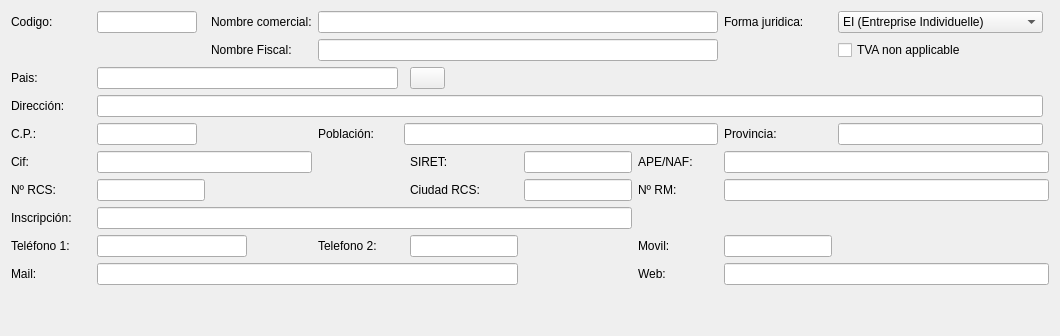
         <widget class="QWidget" name="tabWidgetPage1">
          <attribute name="title">
           <string>Datos Fiscales y de Gestión</string>
          </attribute>
          <layout class="QGridLayout" name="gridLayout_12">
           <item row="2" column="0" colspan="4">
            <layout class="QGridLayout" name="gridLayout_6">
             <item row="9" column="8">
              <widget class="QLabel" name="label_n_rm">
               <property name="text">
                <string>Nº RM:</string>
               </property>
              </widget>
             </item>
             <item row="0" column="1">
              <widget class="QLabel" name="label_74">
               <property name="text">
                <string>Codigo:</string>
               </property>
              </widget>
             </item>
             <item row="8" column="1">
              <widget class="QLabel" name="label_cif_siren">
               <property name="sizePolicy">
                <sizepolicy hsizetype="Maximum" vsizetype="Preferred">
                 <horstretch>0</horstretch>
                 <verstretch>0</verstretch>
                </sizepolicy>
               </property>
               <property name="minimumSize">
                <size>
                 <width>66</width>
                 <height>0</height>
                </size>
               </property>
               <property name="text">
                <string>Cif:</string>
               </property>
              </widget>
             </item>
             <item row="8" column="7">
              <widget class="QLineEdit" name="siret"/>
             </item>
             <item row="12" column="8">
              <widget class="QLabel" name="label_21">
               <property name="sizePolicy">
                <sizepolicy hsizetype="Maximum" vsizetype="Preferred">
                 <horstretch>0</horstretch>
                 <verstretch>0</verstretch>
                </sizepolicy>
               </property>
               <property name="minimumSize">
                <size>
                 <width>80</width>
                 <height>0</height>
                </size>
               </property>
               <property name="text">
                <string>Web:</string>
               </property>
              </widget>
             </item>
             <item row="12" column="1">
              <widget class="QLabel" name="label_20">
               <property name="sizePolicy">
                <sizepolicy hsizetype="Maximum" vsizetype="Preferred">
                 <horstretch>0</horstretch>
                 <verstretch>0</verstretch>
                </sizepolicy>
               </property>
               <property name="minimumSize">
                <size>
                 <width>80</width>
                 <height>0</height>
                </size>
               </property>
               <property name="text">
                <string>Mail:</string>
               </property>
              </widget>
             </item>
             <item row="0" column="10">
              <widget class="QComboBox" name="forma_juridica">
               <property name="maximumSize">
                <size>
                 <width>205</width>
                 <height>16777215</height>
                </size>
               </property>
               <property name="sizeAdjustPolicy">
                <enum>QComboBox::SizeAdjustPolicy::AdjustToContents</enum>
               </property>
               <property name="minimumContentsLength">
                <number>150</number>
               </property>
               <item>
                <property name="text">
                 <string>EI (Entreprise Individuelle)</string>
                </property>
               </item>
               <item>
                <property name="text">
                 <string>EIRL</string>
                </property>
               </item>
               <item>
                <property name="text">
                 <string>Micro-entrepreneur</string>
                </property>
               </item>
               <item>
                <property name="text">
                 <string>SARL</string>
                </property>
               </item>
               <item>
                <property name="text">
                 <string>EURL</string>
                </property>
               </item>
               <item>
                <property name="text">
                 <string>SAS</string>
                </property>
               </item>
               <item>
                <property name="text">
                 <string>SASU</string>
                </property>
               </item>
               <item>
                <property name="text">
                 <string>SA</string>
                </property>
               </item>
               <item>
                <property name="text">
                 <string>SCOP / SCIC</string>
                </property>
               </item>
               <item>
                <property name="text">
                 <string>SEM</string>
                </property>
               </item>
               <item>
                <property name="text">
                 <string>RM</string>
                </property>
               </item>
              </widget>
             </item>
             <item row="4" column="4">
              <widget class="QLabel" name="label_50">
               <property name="text">
                <string>Población:</string>
               </property>
              </widget>
             </item>
             <item row="9" column="9" colspan="3">
              <widget class="QLineEdit" name="registro_mercantil"/>
             </item>
             <item row="11" column="4">
              <widget class="QLabel" name="label_18">
               <property name="sizePolicy">
                <sizepolicy hsizetype="Maximum" vsizetype="Preferred">
                 <horstretch>0</horstretch>
                 <verstretch>0</verstretch>
                </sizepolicy>
               </property>
               <property name="minimumSize">
                <size>
                 <width>80</width>
                 <height>0</height>
                </size>
               </property>
               <property name="text">
                <string>Telefono 2:</string>
               </property>
              </widget>
             </item>
             <item row="8" column="9" colspan="3">
              <widget class="QLineEdit" name="ape_naf"/>
             </item>
             <item row="9" column="1">
              <widget class="QLabel" name="label_N_RCS">
               <property name="text">
                <string>Nº RCS:</string>
               </property>
              </widget>
             </item>
             <item row="11" column="8">
              <widget class="QLabel" name="label_19">
               <property name="sizePolicy">
                <sizepolicy hsizetype="Maximum" vsizetype="Preferred">
                 <horstretch>0</horstretch>
                 <verstretch>0</verstretch>
                </sizepolicy>
               </property>
               <property name="minimumSize">
                <size>
                 <width>80</width>
                 <height>0</height>
                </size>
               </property>
               <property name="text">
                <string>Movil:</string>
               </property>
              </widget>
             </item>
             <item row="2" column="1">
              <widget class="QLabel" name="label_16">
               <property name="sizePolicy">
                <sizepolicy hsizetype="Maximum" vsizetype="Preferred">
                 <horstretch>0</horstretch>
                 <verstretch>0</verstretch>
                </sizepolicy>
               </property>
               <property name="text">
                <string>Pais:</string>
               </property>
              </widget>
             </item>
             <item row="11" column="1">
              <widget class="QLabel" name="label_17">
               <property name="sizePolicy">
                <sizepolicy hsizetype="Maximum" vsizetype="Preferred">
                 <horstretch>0</horstretch>
                 <verstretch>0</verstretch>
                </sizepolicy>
               </property>
               <property name="minimumSize">
                <size>
                 <width>80</width>
                 <height>0</height>
                </size>
               </property>
               <property name="text">
                <string>Teléfono 1:</string>
               </property>
              </widget>
             </item>
             <item row="3" column="1">
              <widget class="QLabel" name="label_13">
               <property name="sizePolicy">
                <sizepolicy hsizetype="Maximum" vsizetype="Preferred">
                 <horstretch>0</horstretch>
                 <verstretch>0</verstretch>
                </sizepolicy>
               </property>
               <property name="text">
                <string>Dirección:</string>
               </property>
              </widget>
             </item>
             <item row="8" column="6">
              <widget class="QLabel" name="label_siret">
               <property name="text">
                <string>SIRET:</string>
               </property>
              </widget>
             </item>
             <item row="9" column="7">
              <widget class="QLineEdit" name="ciudad_rcs"/>
             </item>
             <item row="8" column="8">
              <widget class="QLabel" name="label_APE_NAF">
               <property name="text">
                <string>APE/NAF:</string>
               </property>
              </widget>
             </item>
             <item row="11" column="9">
              <widget class="QLineEdit" name="movil">
               <property name="maximumSize">
                <size>
                 <width>150</width>
                 <height>16777215</height>
                </size>
               </property>
              </widget>
             </item>
             <item row="10" column="1">
              <widget class="QLabel" name="label_23">
               <property name="sizePolicy">
                <sizepolicy hsizetype="Maximum" vsizetype="Preferred">
                 <horstretch>0</horstretch>
                 <verstretch>0</verstretch>
                </sizepolicy>
               </property>
               <property name="text">
                <string>Inscripción:</string>
               </property>
              </widget>
             </item>
             <item row="0" column="9">
              <widget class="QLabel" name="label_forma_juridica">
               <property name="text">
                <string>Forma juridica:</string>
               </property>
              </widget>
             </item>
             <item row="13" column="3">
              <spacer name="verticalSpacer_3">
               <property name="orientation">
                <enum>Qt::Orientation::Vertical</enum>
               </property>
               <property name="sizeHint" stdset="0">
                <size>
                 <width>20</width>
                 <height>40</height>
                </size>
               </property>
              </spacer>
             </item>
             <item row="12" column="9" colspan="3">
              <widget class="QLineEdit" name="web"/>
             </item>
             <item row="11" column="6">
              <widget class="QLineEdit" name="telefono2">
               <property name="maximumSize">
                <size>
                 <width>16777215</width>
                 <height>16777215</height>
                </size>
               </property>
               <property name="text">
                <string/>
               </property>
               <property name="clearButtonEnabled">
                <bool>true</bool>
               </property>
              </widget>
             </item>
             <item row="9" column="6">
              <widget class="QLabel" name="label_ciudad_rcs">
               <property name="text">
                <string>Ciudad RCS:</string>
               </property>
              </widget>
             </item>
             <item row="4" column="1">
              <widget class="QLabel" name="label_14">
               <property name="sizePolicy">
                <sizepolicy hsizetype="Maximum" vsizetype="Preferred">
                 <horstretch>0</horstretch>
                 <verstretch>0</verstretch>
                </sizepolicy>
               </property>
               <property name="text">
                <string>C.P.:</string>
               </property>
              </widget>
             </item>
             <item row="4" column="2">
              <widget class="QLineEdit" name="cp">
               <property name="maximumSize">
                <size>
                 <width>100</width>
                 <height>16777215</height>
                </size>
               </property>
               <property name="clearButtonEnabled">
                <bool>true</bool>
               </property>
              </widget>
             </item>
             <item row="8" column="2" colspan="2">
              <widget class="QLineEdit" name="cif_siren">
               <property name="maximumSize">
                <size>
                 <width>16777215</width>
                 <height>16777215</height>
                </size>
               </property>
               <property name="clearButtonEnabled">
                <bool>true</bool>
               </property>
              </widget>
             </item>
             <item row="9" column="2">
              <widget class="QLineEdit" name="rcs"/>
             </item>
             <item row="10" column="2" colspan="6">
              <widget class="QLineEdit" name="inscripcion">
               <property name="clearButtonEnabled">
                <bool>true</bool>
               </property>
              </widget>
             </item>
             <item row="11" column="2" colspan="2">
              <widget class="QLineEdit" name="telefono1">
               <property name="maximumSize">
                <size>
                 <width>150</width>
                 <height>16777215</height>
                </size>
               </property>
               <property name="text">
                <string/>
               </property>
               <property name="clearButtonEnabled">
                <bool>true</bool>
               </property>
              </widget>
             </item>
             <item row="12" column="2" colspan="5">
              <widget class="QLineEdit" name="email"/>
             </item>
             <item row="2" column="6">
              <widget class="QPushButton" name="btnBuscarPais">
               <property name="maximumSize">
                <size>
                 <width>35</width>
                 <height>35</height>
                </size>
               </property>
               <property name="text">
                <string/>
               </property>
               <property name="icon">
                <iconset resource="designer.qrc">
                 <normaloff>:/modules/images/find.png</normaloff>:/modules/images/find.png</iconset>
               </property>
               <property name="iconSize">
                <size>
                 <width>32</width>
                 <height>32</height>
                </size>
               </property>
              </widget>
             </item>
             <item row="2" column="2" colspan="3">
              <widget class="QLineEdit" name="pais"/>
             </item>
             <item row="0" column="2">
              <widget class="QLineEdit" name="codigoempresa">
               <property name="maximumSize">
                <size>
                 <width>100</width>
                 <height>16777215</height>
                </size>
               </property>
               <property name="readOnly">
                <bool>false</bool>
               </property>
               <property name="clearButtonEnabled">
                <bool>true</bool>
               </property>
              </widget>
             </item>
             <item row="0" column="3">
              <widget class="QLabel" name="label_43">
               <property name="text">
                <string>Nombre comercial:</string>
               </property>
              </widget>
             </item>
             <item row="1" column="3">
              <widget class="QLabel" name="label_75">
               <property name="text">
                <string>Nombre Fiscal:</string>
               </property>
              </widget>
             </item>
             <item row="1" column="4" colspan="5">
              <widget class="QLineEdit" name="nombre_fiscal">
               <property name="minimumSize">
                <size>
                 <width>332</width>
                 <height>0</height>
                </size>
               </property>
               <property name="maximumSize">
                <size>
                 <width>16777215</width>
                 <height>16777215</height>
                </size>
               </property>
               <property name="readOnly">
                <bool>false</bool>
               </property>
               <property name="clearButtonEnabled">
                <bool>true</bool>
               </property>
              </widget>
             </item>
             <item row="0" column="4" colspan="5">
              <widget class="QLineEdit" name="nombre_comercial"/>
             </item>
             <item row="1" column="10">
              <widget class="QCheckBox" name="non_tva">
               <property name="text">
                <string>TVA non applicable</string>
               </property>
              </widget>
             </item>
             <item row="3" column="2" colspan="9">
              <widget class="QLineEdit" name="direccion">
               <property name="clearButtonEnabled">
                <bool>true</bool>
               </property>
              </widget>
             </item>
             <item row="4" column="5" colspan="4">
              <widget class="QLineEdit" name="poblacion">
               <property name="clearButtonEnabled">
                <bool>true</bool>
               </property>
              </widget>
             </item>
             <item row="4" column="9">
              <widget class="QLabel" name="label_provincia">
               <property name="sizePolicy">
                <sizepolicy hsizetype="Maximum" vsizetype="Preferred">
                 <horstretch>0</horstretch>
                 <verstretch>0</verstretch>
                </sizepolicy>
               </property>
               <property name="text">
                <string>Provincia:</string>
               </property>
              </widget>
             </item>
             <item row="4" column="10">
              <widget class="QLineEdit" name="provincia">
               <property name="clearButtonEnabled">
                <bool>true</bool>
               </property>
              </widget>
             </item>
            </layout>
           </item>
          </layout>
         </widget>
